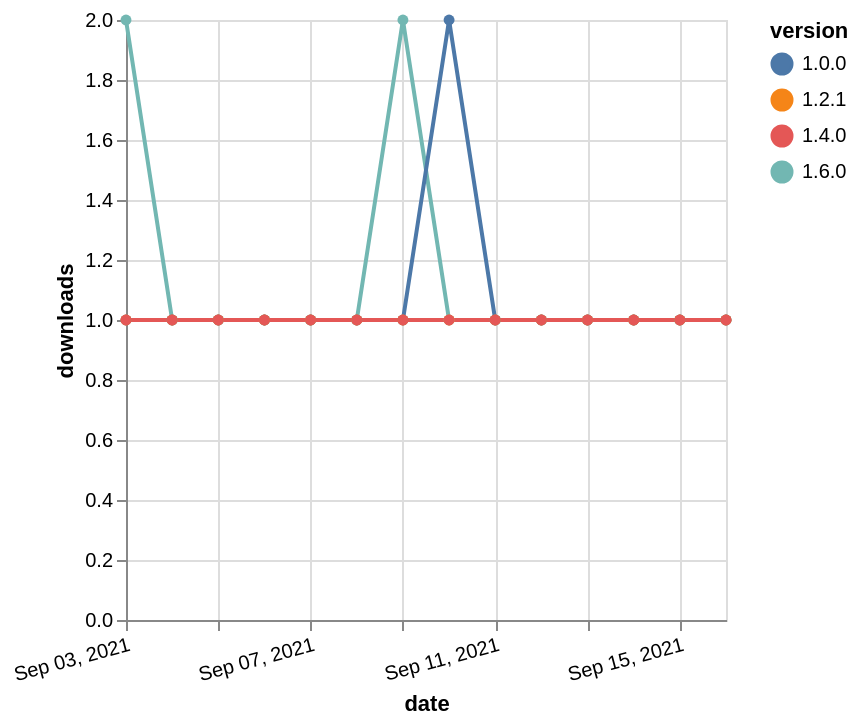

Here is the Vega-Lite specification saved for this chart:
### Vega-Lite specification from a JSON file in a GitHub repository (floating-point values rounded to 4 significant figures)
{"$schema": "https://vega.github.io/schema/vega-lite/v5.json", "description": "A simple bar chart with embedded data.", "data": {"values": [{"date": "2021-09-03", "total": 116, "delta": 2, "version": "1.6.0"}, {"date": "2021-09-04", "total": 117, "delta": 1, "version": "1.6.0"}, {"date": "2021-09-05", "total": 118, "delta": 1, "version": "1.6.0"}, {"date": "2021-09-06", "total": 119, "delta": 1, "version": "1.6.0"}, {"date": "2021-09-07", "total": 120, "delta": 1, "version": "1.6.0"}, {"date": "2021-09-08", "total": 121, "delta": 1, "version": "1.6.0"}, {"date": "2021-09-09", "total": 123, "delta": 2, "version": "1.6.0"}, {"date": "2021-09-10", "total": 124, "delta": 1, "version": "1.6.0"}, {"date": "2021-09-11", "total": 125, "delta": 1, "version": "1.6.0"}, {"date": "2021-09-12", "total": 126, "delta": 1, "version": "1.6.0"}, {"date": "2021-09-13", "total": 127, "delta": 1, "version": "1.6.0"}, {"date": "2021-09-14", "total": 128, "delta": 1, "version": "1.6.0"}, {"date": "2021-09-15", "total": 129, "delta": 1, "version": "1.6.0"}, {"date": "2021-09-16", "total": 130, "delta": 1, "version": "1.6.0"}, {"date": "2021-09-03", "total": 161, "delta": 1, "version": "1.0.0"}, {"date": "2021-09-04", "total": 162, "delta": 1, "version": "1.0.0"}, {"date": "2021-09-05", "total": 163, "delta": 1, "version": "1.0.0"}, {"date": "2021-09-06", "total": 164, "delta": 1, "version": "1.0.0"}, {"date": "2021-09-07", "total": 165, "delta": 1, "version": "1.0.0"}, {"date": "2021-09-08", "total": 166, "delta": 1, "version": "1.0.0"}, {"date": "2021-09-09", "total": 167, "delta": 1, "version": "1.0.0"}, {"date": "2021-09-10", "total": 169, "delta": 2, "version": "1.0.0"}, {"date": "2021-09-11", "total": 170, "delta": 1, "version": "1.0.0"}, {"date": "2021-09-12", "total": 171, "delta": 1, "version": "1.0.0"}, {"date": "2021-09-13", "total": 172, "delta": 1, "version": "1.0.0"}, {"date": "2021-09-14", "total": 173, "delta": 1, "version": "1.0.0"}, {"date": "2021-09-15", "total": 174, "delta": 1, "version": "1.0.0"}, {"date": "2021-09-16", "total": 175, "delta": 1, "version": "1.0.0"}, {"date": "2021-09-03", "total": 140, "delta": 1, "version": "1.2.1"}, {"date": "2021-09-04", "total": 141, "delta": 1, "version": "1.2.1"}, {"date": "2021-09-05", "total": 142, "delta": 1, "version": "1.2.1"}, {"date": "2021-09-06", "total": 143, "delta": 1, "version": "1.2.1"}, {"date": "2021-09-07", "total": 144, "delta": 1, "version": "1.2.1"}, {"date": "2021-09-08", "total": 145, "delta": 1, "version": "1.2.1"}, {"date": "2021-09-09", "total": 146, "delta": 1, "version": "1.2.1"}, {"date": "2021-09-10", "total": 147, "delta": 1, "version": "1.2.1"}, {"date": "2021-09-11", "total": 148, "delta": 1, "version": "1.2.1"}, {"date": "2021-09-12", "total": 149, "delta": 1, "version": "1.2.1"}, {"date": "2021-09-13", "total": 150, "delta": 1, "version": "1.2.1"}, {"date": "2021-09-14", "total": 151, "delta": 1, "version": "1.2.1"}, {"date": "2021-09-15", "total": 152, "delta": 1, "version": "1.2.1"}, {"date": "2021-09-16", "total": 153, "delta": 1, "version": "1.2.1"}, {"date": "2021-09-03", "total": 168, "delta": 1, "version": "1.4.0"}, {"date": "2021-09-04", "total": 169, "delta": 1, "version": "1.4.0"}, {"date": "2021-09-05", "total": 170, "delta": 1, "version": "1.4.0"}, {"date": "2021-09-06", "total": 171, "delta": 1, "version": "1.4.0"}, {"date": "2021-09-07", "total": 172, "delta": 1, "version": "1.4.0"}, {"date": "2021-09-08", "total": 173, "delta": 1, "version": "1.4.0"}, {"date": "2021-09-09", "total": 174, "delta": 1, "version": "1.4.0"}, {"date": "2021-09-10", "total": 175, "delta": 1, "version": "1.4.0"}, {"date": "2021-09-11", "total": 176, "delta": 1, "version": "1.4.0"}, {"date": "2021-09-12", "total": 177, "delta": 1, "version": "1.4.0"}, {"date": "2021-09-13", "total": 178, "delta": 1, "version": "1.4.0"}, {"date": "2021-09-14", "total": 179, "delta": 1, "version": "1.4.0"}, {"date": "2021-09-15", "total": 180, "delta": 1, "version": "1.4.0"}, {"date": "2021-09-16", "total": 181, "delta": 1, "version": "1.4.0"}]}, "width": "container", "mark": {"type": "line", "point": {"filled": true}}, "encoding": {"x": {"field": "date", "type": "temporal", "timeUnit": "yearmonthdate", "title": "date", "axis": {"labelAngle": -15}}, "y": {"field": "delta", "type": "quantitative", "title": "downloads"}, "color": {"field": "version", "type": "nominal"}, "tooltip": {"field": "delta"}}}
